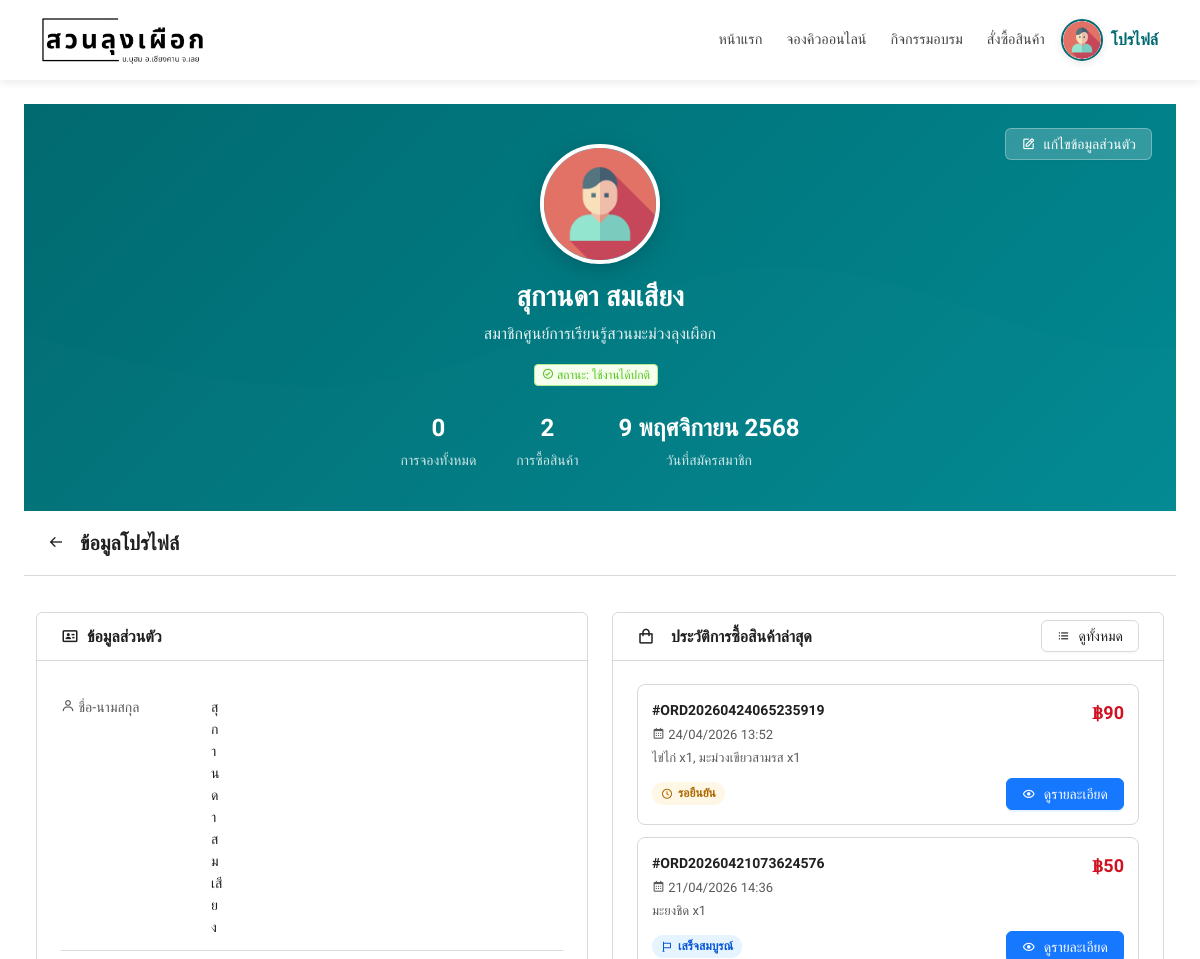
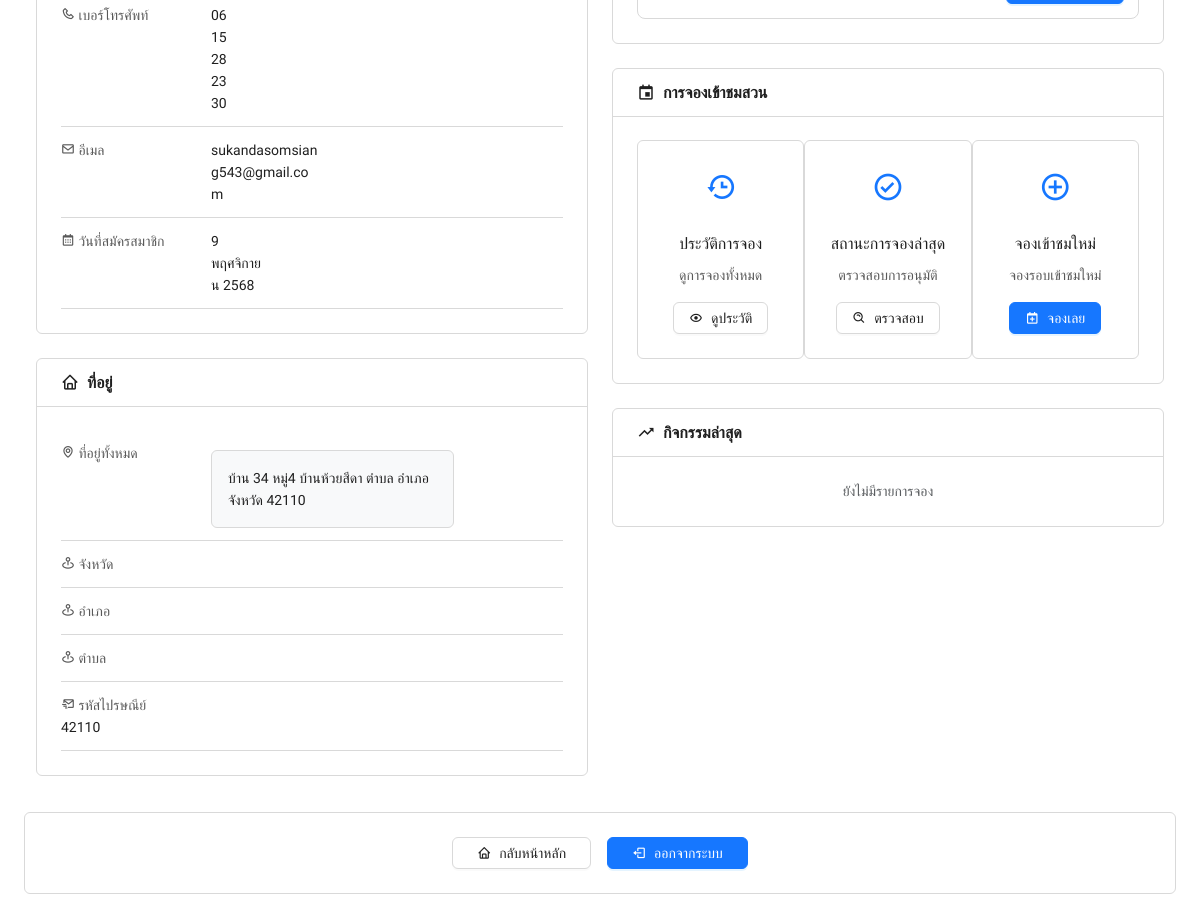
The app's page /user/member_profile.php (signed in), older data (2 pictures, top to bottom).
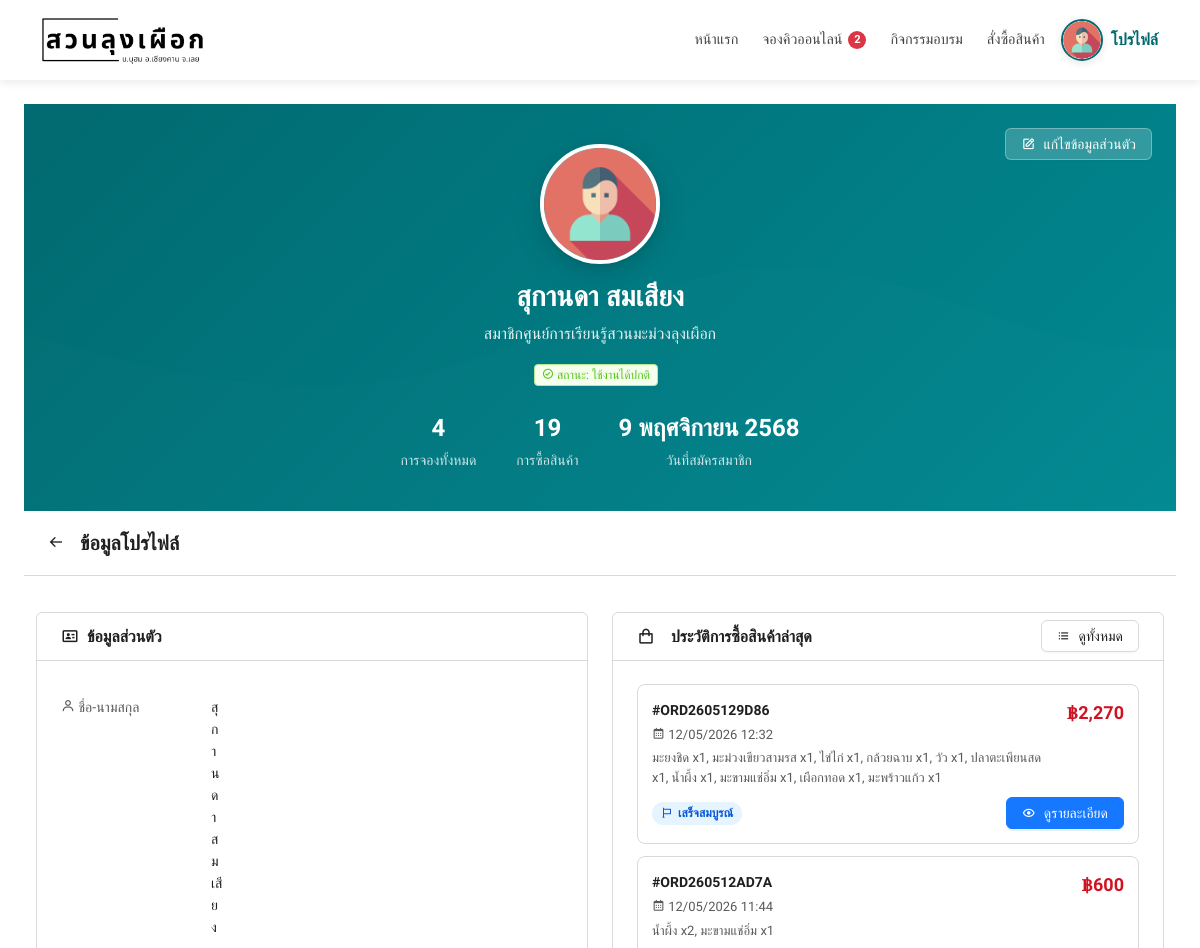
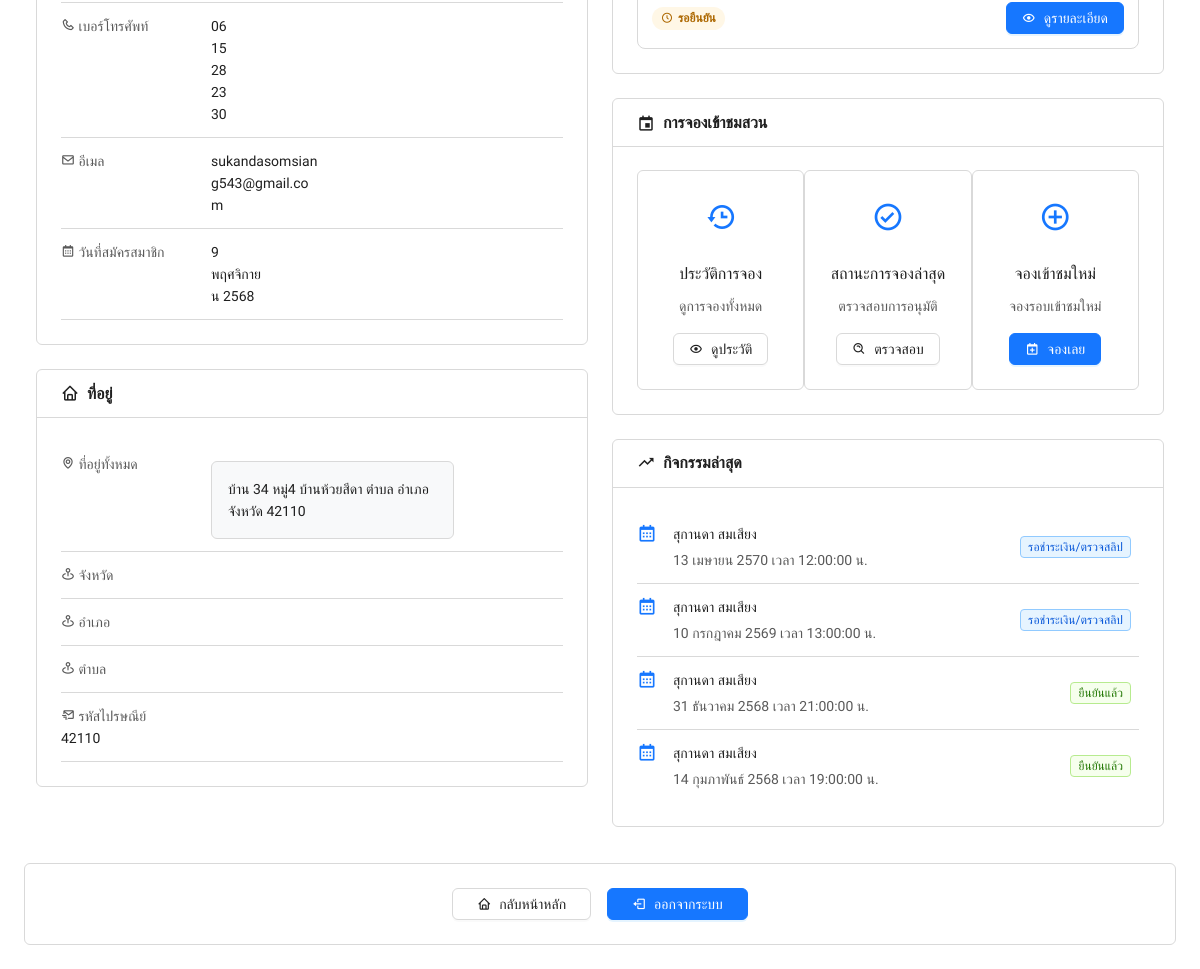
The same page, newer data (2 pictures, top to bottom).
### tables this page shows
CREATE TABLE `orders` (
  `order_id` int(11) NOT NULL,
  `order_code` varchar(50) DEFAULT NULL,
  `member_id` int(11) DEFAULT NULL,
  `customer_name` varchar(255) NOT NULL,
  `customer_phone` varchar(20) NOT NULL,
  `customer_address` text NOT NULL,
  `receive_type` enum('pickup','delivery') NOT NULL,
  `receive_datetime` datetime NOT NULL,
  `order_status` enum('pending','approved','rejected','completed') DEFAULT 'pending',
  `order_date` datetime DEFAULT current_timestamp(),
  `admin_note` text DEFAULT NULL,
  `total_amount` decimal(10,2) DEFAULT NULL
);

CREATE TABLE `bookings` (
  `bookings_id` int(11) UNSIGNED NOT NULL,
  `booking_code` varchar(15) NOT NULL,
  `member_id` int(11) DEFAULT NULL,
  `guest_name` varchar(255) DEFAULT NULL,
  `guest_email` varchar(255) DEFAULT NULL,
  `guest_phone` varchar(50) DEFAULT NULL,
  `booking_date` date NOT NULL,
  `booking_time` time NOT NULL,
  `visitor_count` int(11) NOT NULL DEFAULT 1,
  `lunch_request` tinyint(1) DEFAULT 0,
  `price_total` decimal(10,2) DEFAULT 0.00,
  `deposit_amount` decimal(10,2) DEFAULT 0.00,
  `balance_amount` decimal(10,2) DEFAULT 0.00,
  `booking_type` varchar(50) NOT NULL DEFAULT 'private',
  `status` enum('pending','awaiting_payment','confirmed','cancelled') DEFAULT 'pending',
  `is_member_booking` tinyint(1) DEFAULT 0,
  `attachment_path` varchar(500) DEFAULT NULL,
  `created_at` datetime DEFAULT current_timestamp(),
  `updated_at` datetime DEFAULT current_timestamp() ON UPDATE current_timestamp(),
  `payment_slip` varchar(255) DEFAULT NULL,
  `payment_qr_path` varchar(255) DEFAULT NULL
);

### user/member_profile.php (the view, shortened to what the rows shown need)
<?php
require_once __DIR__ . '/../db/db.php';
$member_id = $_SESSION['member_id'];
$stmt = $conn->prepare("SELECT fullname, address, province_id, district_id, subdistrict_id, zipcode, phone, email, created_at, status FROM members WHERE member_id = ?");
$stmt->bind_param("i", $member_id);
$stmt->execute();
$stmt->bind_result($fullname, $address, $province_id, $district_id, $subdistrict_id, $zipcode, $phone, $email, $created_at, $member_status);
$fullname = $fullname ?? '';
function formatBookingDate($date, $time)
{
    $months = [
        "",
        "มกราคม",
        "กุมภาพันธ์",
        "มีนาคม",
        "เมษายน",
        "พฤษภาคม",
        "มิถุนายน",
        "กรกฎาคม",
        "สิงหาคม",
        "กันยายน",
        "ตุลาคม",
        "พฤศจิกายน",
        "ธันวาคม"
    ];
    $ts = strtotime($date);
    $d = date("j", $ts);
    $m = $months[(int)date("n", $ts)];
    $y = date("Y", $ts) + 543;
    $t = '';
    if (!empty($time)) {
        $t = ' เวลา ' . htmlspecialchars($time) . ' น.';
    }
    return "$d $m $y" . $t;
}
function memberBookingStatusLabel($status)
{
    switch ($status) {
        case 'awaiting_payment':
            return ['label' => 'รอชำระเงิน/ตรวจสลิป', 'style' => 'background:#e6f4ff;border-color:#91caff;color:#0958d9;'];
        case 'confirmed':
            return ['label' => 'ยืนยันแล้ว', 'style' => 'background:#f6ffed;border-color:#b7eb8f;color:#237804;'];
    }
}
function orderStatusInfo($status)
{
    $map = [
        'pending' => ['label' => 'รอยืนยัน', 'class' => 'pending', 'icon' => 'bx-time-five'],
        'approved' => ['label' => 'ยืนยันแล้ว', 'class' => 'approved', 'icon' => 'bx-check-circle'],
        'rejected' => ['label' => 'ถูกปฏิเสธ', 'class' => 'rejected', 'icon' => 'bx-x-circle'],
        'completed' => ['label' => 'เสร็จสมบูรณ์', 'class' => 'completed', 'icon' => 'bx-flag'],
    ];
    return $map[$status] ?? ['label' => $status ?: '-', 'class' => 'pending', 'icon' => 'bx-info-circle'];
}
function formatOrderDate($datetime)
{
    return date('d/m/Y H:i', strtotime($datetime));
}
$recent_orders = [];
$stmtRecentOrders = $conn->prepare("
    SELECT
        o.order_id,
        o.order_code,
        o.order_date,
        o.order_status,
        COALESCE(o.total_amount, SUM(oi.quantity * oi.price), 0) AS total_amount,
        COUNT(oi.item_id) AS item_count,
        GROUP_CONCAT(CONCAT(oi.product_name, ' x', oi.quantity) ORDER BY oi.item_id SEPARATOR ', ') AS item_summary
    FROM orders o
    LEFT JOIN order_items oi ON oi.order_id = o.order_id
    WHERE o.member_id = ?
    GROUP BY o.order_id, o.order_code, o.order_date, o.order_status, o.total_amount
    ORDER BY o.order_date DESC
    LIMIT 2
");
if ($stmtRecentOrders) {
    $stmtRecentOrders->bind_param('i', $member_id);
    if ($stmtRecentOrders->execute()) {
        $recent_orders = $stmtRecentOrders->get_result()->fetch_all(MYSQLI_ASSOC);
    }
}
$recent_bookings = [];
$stmt2 = $conn->prepare("
    SELECT bookings_id, booking_code, booking_date AS date, booking_time AS time, guest_name AS name, status
    FROM bookings
    WHERE member_id = ?
    ORDER BY created_at DESC, bookings_id DESC
    LIMIT 5
");
if ($stmt2) {
    $stmt2->bind_param("i", $member_id);
    if ($stmt2->execute()) {
        $res2 = $stmt2->get_result();
        while ($row = $res2->fetch_assoc()) {
            $recent_bookings[] = $row;
        }
    }
}
?>
<!DOCTYPE html>
<html lang="th">
<head>
    <link rel="stylesheet" href="https://unpkg.com/antd@5.0.0/dist/reset.css">
    <link rel="stylesheet" href="https://unpkg.com/boxicons@2.1.4/css/boxicons.min.css">
</head>
<body>
    <div class="ant-layout">
        <?php include 'navbar.php'; ?>
        <main class="ant-layout-content">
            <div class="profile-header">
                <div class="profile-info">
                    <h1 class="profile-name"><?php echo htmlspecialchars($fullname); ?></h1>
                </div>
            </div>
            <div class="ant-row" style="margin-top: 24px;">
                <div class="ant-col ant-col-12 gutter-row">
                    <div class="ant-card" style="margin-bottom: 24px;">
                        <div class="ant-card-body">
                            <?php if (!empty($recent_orders)): ?>
                                <div class="purchase-history-list">
                                    <?php foreach ($recent_orders as $order): ?>
                                        <?php
                                        $statusInfo = orderStatusInfo($order['order_status'] ?? '');
                                        $itemSummary = trim((string)($order['item_summary'] ?? ''));
                                        ?>
                                        <div class="purchase-history-item">
                                            <div class="purchase-history-top">
                                                <div>
                                                    <div class="purchase-order-code">#<?= htmlspecialchars($order['order_code'] ?? '-') ?></div>
                                                    <div class="purchase-order-date">
                                                        <i class='bx bx-calendar'></i>
                                                        <?= htmlspecialchars(formatOrderDate($order['order_date'] ?? '')) ?>
                                                    </div>
                                                    <div class="purchase-item-summary">
                                                        <?= htmlspecialchars($itemSummary !== '' ? $itemSummary : 'ไม่มีรายการสินค้า') ?>
                                                    </div>
                                                </div>
                                                <div class="purchase-total">฿<?= number_format((float)($order['total_amount'] ?? 0), 0) ?></div>
                                            </div>
                                            <div class="purchase-history-footer">
                                                <span class="order-status-tag <?= htmlspecialchars($statusInfo['class']) ?>">
                                                    <i class='bx <?= htmlspecialchars($statusInfo['icon']) ?>'></i>
                                                    <?= htmlspecialchars($statusInfo['label']) ?>
                                                </span>
                                                <a href="success.php?code=<?= urlencode($order['order_code'] ?? '') ?>" class="ant-btn ant-btn-primary">
                                                    <i class='bx bx-show'></i> ดูรายละเอียด
                                                </a>
                                            </div>
                                        </div>
                                    <?php endforeach; ?>
                                </div>
                            <?php endif; ?>
                        </div>
                    </div>
                    <div class="ant-card" style="margin-top: 24px;">
                        <div class="ant-card-body">
                            <div class="ant-list">
                                <?php if (!empty($recent_bookings)): ?>
                                    <?php foreach ($recent_bookings as $rb): ?>
                                        <div class="ant-list-item">
                                            <div class="ant-list-item-meta">
                                                <div class="ant-list-item-meta-avatar">
                                                    <i class='bx bx-calendar list-item-icon'></i>
                                                </div>
                                                <div class="ant-list-item-meta-content">
                                                    <div class="ant-list-item-meta-title"><?= htmlspecialchars($rb['name']) ?></div>
                                                    <div class="ant-list-item-meta-description"><?= htmlspecialchars(formatBookingDate($rb['date'], $rb['time'])) ?></div>
                                                </div>
                                            </div>
                                            <div class="ant-list-item-action">
                                                <?php
                                                $statusInfo = memberBookingStatusLabel(trim($rb['status'] ?? ''));
                                                echo '<span class="ant-tag" style="' . htmlspecialchars($statusInfo['style']) . '">' . htmlspecialchars($statusInfo['label']) . '</span>';
                                                ?>
                                            </div>
                                        </div>
                                    <?php endforeach; ?>
                                <?php else: ?>
                                    <div class="text-center text-muted">ยังไม่มีรายการจอง</div>
                                <?php endif; ?>
                            </div>
                        </div>
                    </div>
                </div>
            </div>
        </main>
    </div>
</body>
</html>

Row changes from the older to the newer data that the page shows:
removed orders: order_code "ORD20260424065235919", order_date "24/04/2026 13:52", itemSummary "ไข่ไก่ x1, มะม่วงเขียวสามรส x1", total_amount "90", order_status "รอยืนยัน"
removed orders: order_code "ORD20260421073624576", order_date "21/04/2026 14:36", itemSummary "มะยงชิด x1", total_amount "50", order_status "เสร็จสมบูรณ์"
added orders: order_code "ORD2605129D86", order_date "12/05/2026 12:32", itemSummary "มะยงชิด x1, มะม่วงเขียวสามรส x1, ไข่ไก่ x1, กล้วยฉาบ x1, วัว x1, ปลาตะเพียนสด x1, น้ำผึ้ง x1, มะขามแช่อิ่ม x1, เผือกทอด x1, มะพร้าวแก้ว x1", total_amount "2,270", order_status "เสร็จสมบูรณ์"
added orders: order_code "ORD260512AD7A", order_date "12/05/2026 11:44", itemSummary "น้ำผึ้ง x2, มะขามแช่อิ่ม x1", total_amount "600", order_status "รอยืนยัน"
added bookings: guest_name "สุกานดา สมเสียง", formatBookingDate($rb['date'], $rb['time']) "13 เมษายน 2570 เวลา 12:00:00 น.", status "รอชำระเงิน/ตรวจสลิป"
added bookings: guest_name "สุกานดา สมเสียง", formatBookingDate($rb['date'], $rb['time']) "10 กรกฎาคม 2569 เวลา 13:00:00 น.", status "รอชำระเงิน/ตรวจสลิป"
added bookings: guest_name "สุกานดา สมเสียง", formatBookingDate($rb['date'], $rb['time']) "31 ธันวาคม 2568 เวลา 21:00:00 น.", status "ยืนยันแล้ว"
added bookings: guest_name "สุกานดา สมเสียง", formatBookingDate($rb['date'], $rb['time']) "14 กุมภาพันธ์ 2568 เวลา 19:00:00 น.", status "ยืนยันแล้ว"
Text that changed along with them:
$awaiting_qr_payment_count: (not shown) → "2"
$booking_count: "0" → "4"
$purchase_count: "2" → "19"
text no longer shown: "ยังไม่มีรายการจอง"
